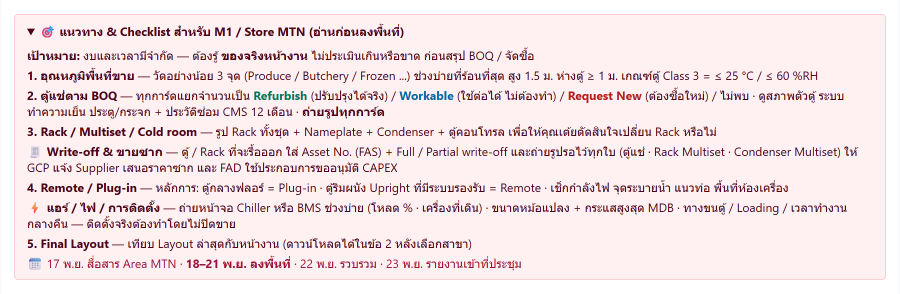
#> input picture Fresh Food Survey/Manual_FFR_src/shots/f01_guide.png, 1800 x 588 px (shown at 1/2 size); its folder holds 4 pictures in this run
$ python shrink.py
#> lines starting #> are read from the running program, lines starting #| are printed output that depends on the picture
# shots/*.png → shots/*.webp (max 1400 px wide, q60) — build.js embeds the WebP to keep the manual small.
import glob, os
from PIL import Image
d = os.path.join(os.path.dirname(os.path.abspath(__file__)), 'shots')
for f in glob.glob(os.path.join(d, '*.png')):
    im = Image.open(f).convert('RGB')
#> im is the input picture: PIL image 1800x588 RGB; mean R, G, B 242.5, 226, 228.3
    if im.width > 1400: im = im.resize((1400, round(im.height * 1400 / im.width)), Image.LANCZOS)
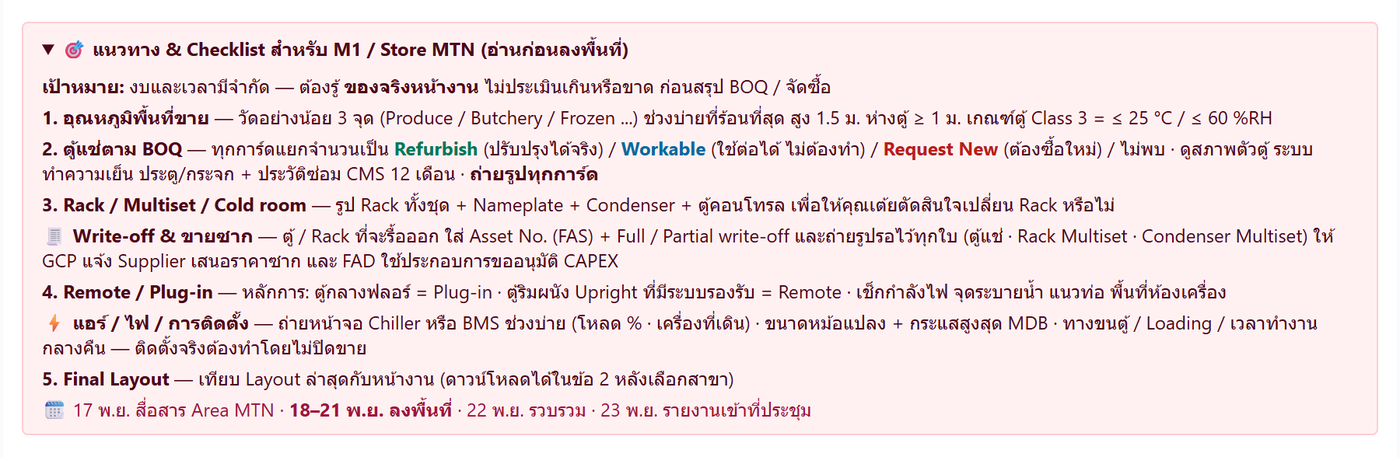
#> im: PIL image 1400x457 RGB; mean R, G, B 242, 226.1, 228.2
#> pass 3 of the loop `for f in glob.glob(os.path.join(d, '*.png')):`:
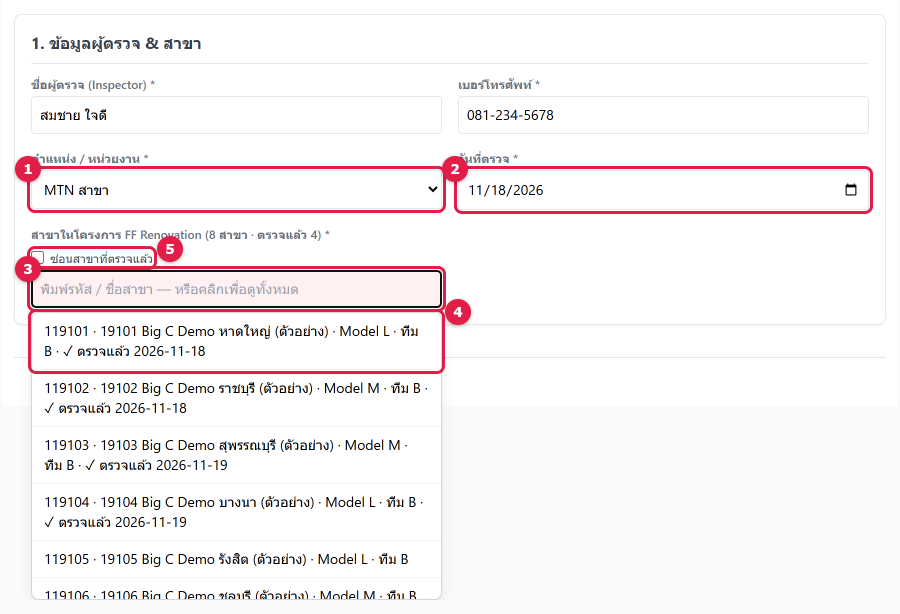
#> input picture Fresh Food Survey/Manual_FFR_src/shots/f02_store.png, 1800 x 1228 px (shown at 1/2 size)
#> im is the input picture: PIL image 1800x1228 RGB; mean R, G, B 247.1, 242.8, 244.4
#> `if im.width > 1400: im = im.resize((1400, round(im.height * 1400 / im...`:
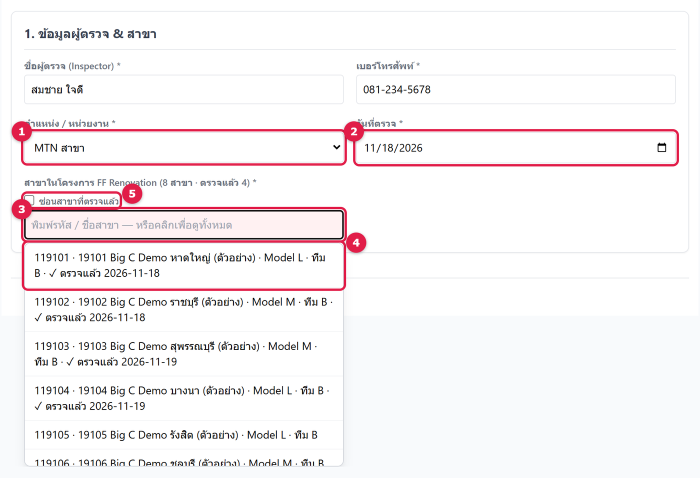
#> im: PIL image 1400x955 RGB (shown at 1/2 size); mean R, G, B 247, 242.6, 244.2
#> the loop made 4 passes; the first 3 are shown
    im.save(f[:-4] + '.webp', 'WEBP', quality=60, method=6)
print('ok', len(glob.glob(os.path.join(d, '*.webp'))), 'webp')
